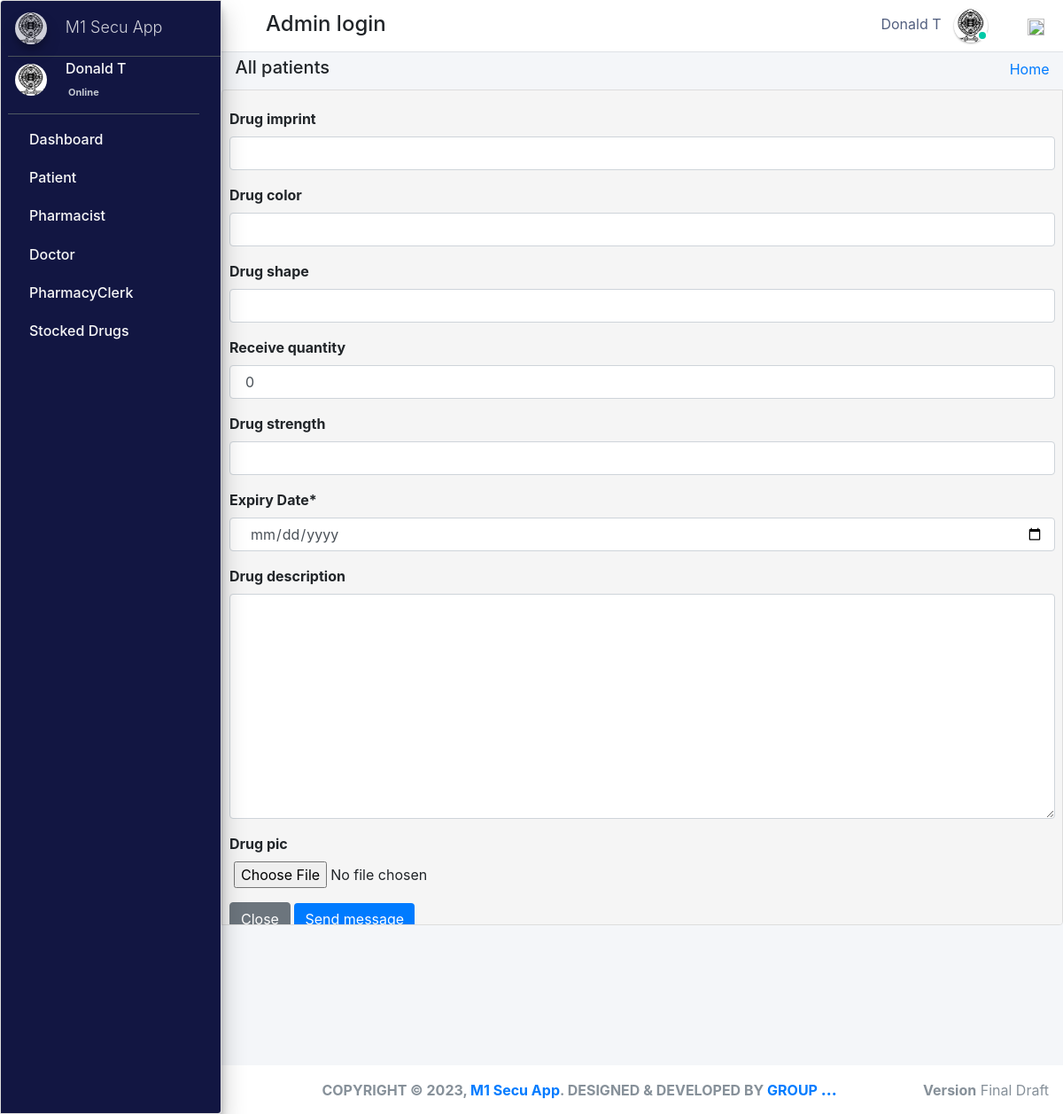
The app's page /admin_user/receive_drug/19/ (signed in) with its own data.
### pharmacy/models.py (models this page shows, shortened)
class CustomUser(AbstractUser):
    user_type_data = ((1, "AdminHOD"), (2, "Pharmacist"), (3, "Doctor"), (4, "PharmacyClerk"),(5, "Patients"))
    user_type = models.CharField(default=1, choices=user_type_data, max_length=10)

class AdminHOD(models.Model):
    gender_category=(
        ('Male','Male'),
        ('Female','Female'),
    )
    admin = models.OneToOneField(CustomUser,null=True, on_delete = models.CASCADE)
    emp_no= models.CharField(max_length=100,null=True,blank=True)
    gender=models.CharField(max_length=100,null=True,choices=gender_category)
    mobile=models.CharField(max_length=10,null=True,blank=True)
    address=models.CharField(max_length=300,null=True,blank=True)
    profile_pic=models.ImageField(default="admin.png",null=True,blank=True)
    created_at = models.DateTimeField(auto_now_add=True)
    updated_at = models.DateTimeField(auto_now=True)
    date_employed=models.DateTimeField(auto_now_add=True, auto_now=False)
    objects = models.Manager()

### pharmacy/HODViews.py (the view, shortened to what this page needs)
# urls.py: path('admin_user/receive_drug/<pk>/', HODViews.receiveDrug, name="receive_drug"),
def receiveDrug(request,pk):
    receive=Stock.objects.get(id=pk)
    form=ReceiveStockForm()
    try:
        form=ReceiveStockForm(request.POST or None )
    except:
        messages.error(request,"An Error occured, Drug quantity Not added")
        return redirect('manage_stock')
    context={
            "form":form,
            "title":"Add Drug"
        }
    return render(request,'hod_templates/modal_form.html',context)

### pharmacy/forms.py
class ReceiveStockForm(ModelForm):
    valid_to= forms.DateField(label="Expiry Date", widget=DateInput(attrs={"class":"form-control"}))
    class Meta:
        model=Stock
        fields='__all__'
        exclude=['category' ,'drug_name','valid_from','dispense_quantity','reorder_level','date_from','date_to','quantity','manufacture']

### pharmacy/LoginCheckMiddleWare.py (called while the page is built, shortened)
    def process_view(self, request, view_func, view_args, view_kwargs):
        modulename = view_func.__module__
        user = request.user
        if user.is_authenticated:
            if user.user_type == "1":
                if modulename == "pharmacy.HODViews":
                    pass
                elif modulename == "":
                    pass
                elif modulename == "pharmacy.views" or modulename == "django.views.static":
                    pass
                else:
                    pass
            else:
                return redirect("login")
        else:
            if request.path == reverse("login"):
                pass
            else:
                return redirect("login")

### pharmacy/models.py (called while the page is built)
    def get_queryset(self):
        return super().get_queryset().annotate(
            expired=ExpressionWrapper(Q(valid_to__lt=Now()), output_field=BooleanField())
        )

### pharmacy/templates/hod_templates/modal_form.html
{% extends 'hod_templates/base_template.html'%} {% load crispy_forms_tags %} {% block page_title %}
<h5>All patients</h5>
{% endblock page_title %} {% block main_content %}
<div class="content">
    <div class="row">
        <div class="col-md-12">
            <form role="form" method="POST" action="" enctype="multipart/form-data">
                {% csrf_token %} {{form|crispy}}
                <button type="button" class="btn btn-secondary" data-dismiss="modal">Close</button>
                <button type="submit" class="btn btn-primary">Send message</button>
            </form>
        </div>
    </div>
</div>
{% endblock %}

### pharmacy/templates/hod_templates/base_template.html (shortened to what this page needs)
{% extends 'base_file.html' %} {% block htm %}
<body class="hold-transition sidebar-mini layout-fixed">
    <div class="wrapper">
        <nav class="main-header navbar navbar-expand navbar-white navbar-light">
            <ul class="navbar-nav">
                <li class="nav-item">
                    <a class="nav-link" data-widget="pushmenu" href="#" role="button"></a>
                </li>
            </ul>
            <h4 style="margin-left: 10px; margin-top: 5px;">Admin login </h4>
            <ul class="navbar-nav ml-auto">
                <li class="mx-3">
                    <a href="#" class="sm-submenu-with-image a">
                        <span>{{user.first_name}}  {{user.last_name}}</span>
                        <img src="{{request.user.adminhod.profile_pic.url}}" class="img-circle elevation-1" width="38" height="38" alt="">
                        <span class="avatar-status avatar-sm-status avatar-status-success"></span>
                    </a>
                </li>
                <li class="nav-item dropdown ml-3 low">
                    <a href="#" class="btn btn-outlined btn-black text-muted bg-transparent " data-toggle="dropdown" aria-expanded="false" data-wow-delay="0.7s"><img src="https://img.icons8.com/ios/50/000000/settings.png" width="19" height="19">
                    </a>
                </li>
            </ul>
        </nav>
        {% include 'hod_templates/sidebar.html'%}
        <div class="content-wrapper">
            <div class="content-header">
                <div class="container-fluid">
                    <div class="row ">
                        <div class="col-sm-6">
                            <h1 class="m-0 text-dark">
                                {% block page_title %} {% endblock page_title %}
                            </h1>
                        </div>
                        <div class="col-sm-6 ">
                            <ol class="breadcrumb float-sm-right">
                                <li class="breadcrumb-item"><a href="">Home</a></li>
                            </ol>
                        </div>
                    </div>
                </div>
            </div>
            {% block main_content %} {% endblock main_content %}
        </div>
        {% include 'hod_templates/footer.html'%}
    </div>
    {% endblock htm %}

### pharmacy/templates/hod_templates/sidebar.html (shortened to what this page needs)
<aside class="main-sidebar sidebar-dark-primary elevation-4">
    <a href="" class="brand-link ml-2">
        <img src="{{request.user.adminhod.profile_pic.url}}" alt="" width="36" height="36" class=" img-circle elevation-3" style="opacity: .8">
        <span class="brand-text font-weight-light mt-1 ml-3 mmust">M1 Secu App</span>
    </a>
    <div class="sidebar">
        <div class="user-panel mr-3">
            <div class="pull-left image sm-submenu-with-image a ml-2 ">
                <img src="{{request.user.adminhod.profile_pic.url}}" class="img-circle mt-2" width="36" height="36" alt="User Image">
            </div>
            <div class="pull-left info">
                <p>{{user.first_name}} {{user.last_name}}</p>
                <a href="#"> Online</a>
            </div>
        </div>
        <nav class="mt-2">
            <ul class="nav nav-pills nav-sidebar flex-column" data-widget="treeview" role="menu" data-accordion="false">
                <li class="nav-item">
                    <a href="{% url  'admin_dashboard' %}" class="nav-link">
                        <p>
                            Dashboard
                        </p>
                    </a>
                </li>
                <li class="nav-item">
                    <a href="#" class="nav-link">
                        <p>
                            Patient
                        </p>
                    </a>
                </li>
                <li class="nav-item">
                    <a href="#" class="nav-link">
                        <p>
                            Pharmacist
                        </p>
                    </a>
                </li>
                <li class="nav-item">
                    <a href="#" class="nav-link">
                        <p>
                            Doctor
                        </p>
                    </a>
                </li>
                <li class="nav-item">
                    <a href="#" class="nav-link">
                        <p>
                            PharmacyClerk
                        </p>
                    </a>
                </li>
                <li class="nav-item">
                    <a href="#" class="nav-link">
                        <p>
                            Stocked Drugs
                        </p>
                    </a>
                </li>
            </ul>
        </nav>
    </div>
</aside>

### static/css/main.css (style rules this page uses)
html { font-family: sans-serif; line-height: 1.15; -webkit-text-size-adjust: 100%; -webkit-tap-highlight-color: transparent; }
body { overflow-y: hidden; overflow-x: hidden; font-family: -apple-system, BlinkMacSystemFont, "Segoe UI", Roboto, "Helvetica Neue", Arial, "Noto Sans", sans-serif, "Apple Color Emoji", "Segoe UI Emoji", "Segoe UI Symbol", "Noto Color Emoji" !important; }
.content { background-color: #f5f5f5; border: 1px solid #dddddd; border-radius: 4px 0px 4px 0px; left: -1px; padding: 10px 7px 5px; }
.main-sidebar { background: #ffffff; border: 1px solid #dddddd; border-radius: 4px 0px 4px 0px; font-weight: bold; }
.content { height: 75vh; overflow-y: scroll; overflow-x: hidden; }
.content .row { margin-top: 20px !important; }
.main-sidebar { background-color: #121642 !important; color: white !important; }
.main-sidebar p { color: #f8f8f8 !important; font-weight: 500 !important }
.btn-primary { outline: none !important; border: none !important; }
.avatar-status { position: absolute; bottom: 12px; right: 75.4px; display: -ms-inline-flexbox; display: inline-flex; -ms-flex-negative: 0; flex-shrink: 0; -ms-flex-pack: center; justify-content: center; -ms-flex-align: center; align-items: center; white-space: nowrap; text-align: center; vertical-align: baseline; font-weight: 600; border: .125rem solid #fff; width: 12px; height: 12px; line-height: 1; font-size: .71094rem; border-radius: 50%; }
.avatar-status-success { color: #fff; background-color: #00c9a7; }
.pull-left { float: left; }
.pull-left { float: left!important; }
.user-panel>.info { padding: 5px 5px 5px 15px; line-height: 1; position: absolute; left: 55px; }
.user-panel>.info>p { font-weight: 600; margin-bottom: 9px; }
p { margin: 0 0 10px; }
.user-panel { padding-bottom: 20px; }
.user-panel:after { clear: both; }
.user-panel:before, .user-panel:after { content: " "; display: table; }
.user-panel>.info>a { text-decoration: none; padding-right: 5px; margin-top: 3px; font-size: 11px; overflow: hidden; white-space: nowrap; }
.mmust { overflow: hidden; white-space: nowrap; font-size: 18px; }
.container-fluid { width: 100%; padding-right: 15px; padding-left: 15px; margin-right: auto; margin-left: auto; }
.row { display: flex; flex-wrap: wrap; margin-right: -15px; margin-left: -15px; }
input { text-indent: 5px !important; }
input::placeholder { text-indent: 5px !important; }
.img-circle { border-radius: 50%; }
.content-wrapper .content-header { padding: 5px 0.5rem !important; }

### static/css/profile.css (style rules this page uses)
li { list-style-type: none ! }
.form-control { font-size: .875rem; }
.navbar-nav span { color: #525f7f !important; margin-right: 10px !important; }
body { font-family: 'Rubik', sans-serif; height: 100% !important; }
input { text-indent: 5px !important; }
input::placeholder { text-indent: 5px !important; }

### records on screen
CustomUser: first_name "Donald T", user.adminhod.profile_pic (picture)
